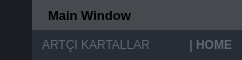
        <widget class="QFrame" name="frame_top">
         <property name="maximumSize">
          <size>
           <width>16777215</width>
           <height>60</height>
          </size>
         </property>
         <property name="styleSheet">
          <string notr="true">background-color: transparent;</string>
         </property>
         <property name="frameShape">
          <enum>QFrame::NoFrame</enum>
         </property>
         <property name="frameShadow">
          <enum>QFrame::Raised</enum>
         </property>
         <layout class="QHBoxLayout" name="horizontalLayout_3">
          <property name="spacing">
           <number>0</number>
          </property>
          <property name="leftMargin">
           <number>0</number>
          </property>
          <property name="topMargin">
           <number>0</number>
          </property>
          <property name="rightMargin">
           <number>0</number>
          </property>
          <property name="bottomMargin">
           <number>0</number>
          </property>
          <item>
           <widget class="QFrame" name="frame_toggle">
            <property name="maximumSize">
             <size>
              <width>70</width>
              <height>16777215</height>
             </size>
            </property>
            <property name="styleSheet">
             <string notr="true">background-color: rgb(27, 29, 35);</string>
            </property>
            <property name="frameShape">
             <enum>QFrame::NoFrame</enum>
            </property>
            <property name="frameShadow">
             <enum>QFrame::Raised</enum>
            </property>
            <layout class="QVBoxLayout" name="verticalLayout_3">
             <property name="spacing">
              <number>0</number>
             </property>
             <property name="leftMargin">
              <number>0</number>
             </property>
             <property name="topMargin">
              <number>0</number>
             </property>
             <property name="rightMargin">
              <number>0</number>
             </property>
             <property name="bottomMargin">
              <number>0</number>
             </property>
             <item>
              <widget class="QPushButton" name="btn_toggle_menu">
               <property name="sizePolicy">
                <sizepolicy hsizetype="Expanding" vsizetype="Expanding">
                 <horstretch>0</horstretch>
                 <verstretch>0</verstretch>
                </sizepolicy>
               </property>
               <property name="styleSheet">
                <string notr="true">QPushButton {
	background-image: url(:/24x24/icons/24x24/cil-menu.png);
	background-position: center;
	background-repeat: no-reperat;
	border: none;
	background-color: rgb(27, 29, 35);
}
QPushButton:hover {
	background-color: rgb(33, 37, 43);
}
QPushButton:pressed {	
	background-color: rgb(85, 170, 255);
}</string>
               </property>
               <property name="text">
                <string/>
               </property>
              </widget>
             </item>
            </layout>
           </widget>
          </item>
          <item>
           <widget class="QFrame" name="frame_top_right">
            <property name="styleSheet">
             <string notr="true">background: transparent;</string>
            </property>
            <property name="frameShape">
             <enum>QFrame::NoFrame</enum>
            </property>
            <property name="frameShadow">
             <enum>QFrame::Raised</enum>
            </property>
            <layout class="QVBoxLayout" name="verticalLayout_2">
             <property name="spacing">
              <number>0</number>
             </property>
             <property name="leftMargin">
              <number>0</number>
             </property>
             <property name="topMargin">
              <number>0</number>
             </property>
             <property name="rightMargin">
              <number>0</number>
             </property>
             <property name="bottomMargin">
              <number>0</number>
             </property>
             <item>
              <widget class="QFrame" name="frame_top_btns">
               <property name="maximumSize">
                <size>
                 <width>16777215</width>
                 <height>30</height>
                </size>
               </property>
               <property name="styleSheet">
                <string notr="true">background-color: rgba(33, 37, 43, 150);</string>
               </property>
               <property name="frameShape">
                <enum>QFrame::NoFrame</enum>
               </property>
               <property name="frameShadow">
                <enum>QFrame::Raised</enum>
               </property>
               <layout class="QHBoxLayout" name="horizontalLayout_4">
                <property name="spacing">
                 <number>0</number>
                </property>
                <property name="leftMargin">
                 <number>0</number>
                </property>
                <property name="topMargin">
                 <number>0</number>
                </property>
                <property name="rightMargin">
                 <number>0</number>
                </property>
                <property name="bottomMargin">
                 <number>0</number>
                </property>
                <item>
                 <widget class="QFrame" name="frame_label_top_btns">
                  <property name="frameShape">
                   <enum>QFrame::NoFrame</enum>
                  </property>
                  <property name="frameShadow">
                   <enum>QFrame::Raised</enum>
                  </property>
                  <layout class="QHBoxLayout" name="horizontalLayout_10">
                   <property name="spacing">
                    <number>0</number>
                   </property>
                   <property name="leftMargin">
                    <number>8</number>
                   </property>
                   <property name="topMargin">
                    <number>0</number>
                   </property>
                   <property name="rightMargin">
                    <number>10</number>
                   </property>
                   <property name="bottomMargin">
                    <number>0</number>
                   </property>
                   <item>
                    <widget class="QFrame" name="frame_icon_top_bar">
                     <property name="maximumSize">
                      <size>
                       <width>30</width>
                       <height>30</height>
                      </size>
                     </property>
                     <property name="styleSheet">
                      <string notr="true">background: transparent;
background-image: url(:/16x16/icons/16x16/cil-terminal.png);
background-position: center;
background-repeat: no-repeat;</string>
                     </property>
                     <property name="frameShape">
                      <enum>QFrame::StyledPanel</enum>
                     </property>
                     <property name="frameShadow">
                      <enum>QFrame::Raised</enum>
                     </property>
                    </widget>
                   </item>
                   <item>
                    <widget class="QLabel" name="label_title_bar_top">
                     <property name="font">
                      <font>
                       <family>Segoe UI</family>
                       <pointsize>10</pointsize>
                       <weight>75</weight>
                       <bold>true</bold>
                      </font>
                     </property>
                     <property name="styleSheet">
                      <string notr="true">background: transparent;
margin-left: 5px;</string>
                     </property>
                     <property name="text">
                      <string>Main Window</string>
                     </property>
                    </widget>
                   </item>
                  </layout>
                 </widget>
                </item>
                <item>
                 <widget class="QFrame" name="frame_btns_right">
                  <property name="maximumSize">
                   <size>
                    <width>120</width>
                    <height>16777215</height>
                   </size>
                  </property>
                  <property name="frameShape">
                   <enum>QFrame::NoFrame</enum>
                  </property>
                  <property name="frameShadow">
                   <enum>QFrame::Raised</enum>
                  </property>
                  <layout class="QHBoxLayout" name="horizontalLayout_5">
                   <property name="spacing">
                    <number>0</number>
                   </property>
                   <property name="leftMargin">
                    <number>0</number>
                   </property>
                   <property name="topMargin">
                    <number>0</number>
                   </property>
                   <property name="rightMargin">
                    <number>0</number>
                   </property>
                   <property name="bottomMargin">
                    <number>0</number>
                   </property>
                   <item>
                    <widget class="QPushButton" name="btn_minimize">
                     <property name="sizePolicy">
                      <sizepolicy hsizetype="Minimum" vsizetype="Expanding">
                       <horstretch>0</horstretch>
                       <verstretch>0</verstretch>
                      </sizepolicy>
                     </property>
                     <property name="toolTip">
                      <string>Minimize</string>
                     </property>
                     <property name="styleSheet">
                      <string notr="true">QPushButton {	
	border: none;
	background-color: transparent;
}
QPushButton:hover {
	background-color: rgb(44, 49, 60)
}
QPushButton:pressed {	
	background-color: rgb(85, 170, 255);
}</string>
                     </property>
                     <property name="text">
                      <string/>
                     </property>
                     <property name="icon">
                      <iconset resource="files.qrc">
                       <normaloff>:/16x16/icons/16x16/cil-window-minimize.png</normaloff>:/16x16/icons/16x16/cil-window-minimize.png</iconset>
                     </property>
                    </widget>
                   </item>
                   <item>
                    <widget class="QPushButton" name="btn_maximize_restore">
                     <property name="sizePolicy">
                      <sizepolicy hsizetype="Minimum" vsizetype="Expanding">
                       <horstretch>0</horstretch>
                       <verstretch>0</verstretch>
                      </sizepolicy>
                     </property>
                     <property name="toolTip">
                      <string>Maximize</string>
                     </property>
                     <property name="styleSheet">
                      <string notr="true">QPushButton {	
	border: none;
	background-color: transparent;
}
QPushButton:hover {
	background-color: rgb(44, 49, 60)
}
QPushButton:pressed {	
	background-color: rgb(85, 170, 255);
}</string>
                     </property>
                     <property name="text">
                      <string/>
                     </property>
                     <property name="icon">
                      <iconset resource="files.qrc">
                       <normaloff>:/16x16/icons/16x16/cil-window-maximize.png</normaloff>:/16x16/icons/16x16/cil-window-maximize.png</iconset>
                     </property>
                    </widget>
                   </item>
                   <item>
                    <widget class="QPushButton" name="btn_close">
                     <property name="sizePolicy">
                      <sizepolicy hsizetype="Minimum" vsizetype="Expanding">
                       <horstretch>0</horstretch>
                       <verstretch>0</verstretch>
                      </sizepolicy>
                     </property>
                     <property name="toolTip">
                      <string>Close</string>
                     </property>
                     <property name="styleSheet">
                      <string notr="true">QPushButton {	
	border: none;
	background-color: transparent;
}
QPushButton:hover {
	background-color: rgb(44, 49, 60)
}
QPushButton:pressed {	
	background-color: rgb(85, 170, 255);
}</string>
                     </property>
                     <property name="text">
                      <string/>
                     </property>
                     <property name="icon">
                      <iconset resource="files.qrc">
                       <normaloff>:/16x16/icons/16x16/cil-x.png</normaloff>:/16x16/icons/16x16/cil-x.png</iconset>
                     </property>
                    </widget>
                   </item>
                  </layout>
                 </widget>
                </item>
               </layout>
              </widget>
             </item>
             <item>
              <widget class="QFrame" name="frame_top_info">
               <property name="styleSheet">
                <string notr="true">background-color: rgb(39, 44, 54);</string>
               </property>
               <property name="frameShape">
                <enum>QFrame::NoFrame</enum>
               </property>
               <property name="frameShadow">
                <enum>QFrame::Raised</enum>
               </property>
               <layout class="QHBoxLayout" name="horizontalLayout_8">
                <property name="spacing">
                 <number>0</number>
                </property>
                <property name="leftMargin">
                 <number>10</number>
                </property>
                <property name="topMargin">
                 <number>0</number>
                </property>
                <property name="rightMargin">
                 <number>10</number>
                </property>
                <property name="bottomMargin">
                 <number>0</number>
                </property>
                <item>
                 <widget class="QLabel" name="label_top_info_1">
                  <property name="font">
                   <font>
                    <family>Segoe UI</family>
                   </font>
                  </property>
                  <property name="styleSheet">
                   <string notr="true">color: rgb(98, 103, 111);</string>
                  </property>
                  <property name="text">
                   <string>ARTÇI KARTALLAR</string>
                  </property>
                 </widget>
                </item>
                <item>
                 <widget class="QLabel" name="label_top_info_2">
                  <property name="minimumSize">
                   <size>
                    <width>0</width>
                    <height>0</height>
                   </size>
                  </property>
                  <property name="maximumSize">
                   <size>
                    <width>250</width>
                    <height>16777215</height>
                   </size>
                  </property>
                  <property name="font">
                   <font>
                    <family>Segoe UI</family>
                    <weight>75</weight>
                    <bold>true</bold>
                   </font>
                  </property>
                  <property name="styleSheet">
                   <string notr="true">color: rgb(98, 103, 111);</string>
                  </property>
                  <property name="text">
                   <string>| HOME</string>
                  </property>
                  <property name="alignment">
                   <set>Qt::AlignRight|Qt::AlignTrailing|Qt::AlignVCenter</set>
                  </property>
                 </widget>
                </item>
               </layout>
              </widget>
             </item>
            </layout>
           </widget>
          </item>
         </layout>
        </widget>
